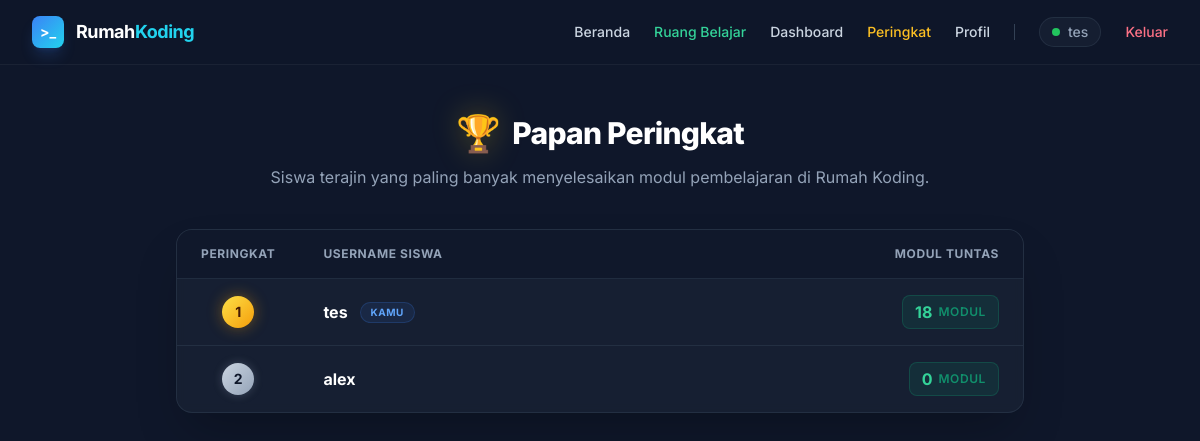
Page /leaderboard (signed in) on the committed database.
### tables this page shows
CREATE TABLE users (
            id INTEGER PRIMARY KEY AUTOINCREMENT,
            username TEXT UNIQUE NOT NULL,
            password TEXT NOT NULL,
            role TEXT DEFAULT 'student'
        );

### app.py (the view)
@app.route("/leaderboard")
def leaderboard():
    if "user_id" not in session:
        return redirect(url_for("login"))
    conn = sqlite3.connect(DB_PATH)
    conn.row_factory = sqlite3.Row
    cursor = conn.cursor()
    cursor.execute("""
        SELECT u.username,
               COUNT(up.materi_id) as total_selesai
        FROM users u
        LEFT JOIN user_progress up ON u.id = up.user_id AND up.status = 'selesai'
        WHERE u.role = 'student'
        GROUP BY u.id, u.username
        ORDER BY total_selesai DESC
        LIMIT 10
    """)
    leaderboard_data = cursor.fetchall()
    conn.close()
    return render_template("leaderboard.html", leaderboard_data=leaderboard_data)

### templates/leaderboard.html (shortened to what this page needs)
{% extends "base.html" %}
{% block content %}
<div class="max-w-4xl mx-auto px-6 py-12 w-full">
    <div class="text-center mb-10">
        <h1 class="text-3xl font-extrabold text-white tracking-tight mb-3 flex items-center justify-center gap-3">
            <span class="text-4xl drop-shadow-[0_0_15px_rgba(250,204,21,0.3)]">🏆</span> Papan Peringkat
        </h1>
        <p class="text-slate-400 text-sm md:text-base">
            Siswa terajin yang paling banyak menyelesaikan modul pembelajaran di Rumah Koding.
        </p>
    </div>
    <div class="bg-slate-800/50 border border-slate-700/50 rounded-2xl overflow-hidden shadow-2xl backdrop-blur-sm">
        <div class="overflow-x-auto">
            <table class="w-full text-left border-collapse">
                <thead>
                    <tr class="bg-slate-900/80 border-b border-slate-700/50 text-slate-400 text-xs uppercase tracking-wider font-semibold">
                        <th class="py-4 px-6 w-24 text-center">Peringkat</th>
                        <th class="py-4 px-6">Username Siswa</th>
                        <th class="py-4 px-6 text-right">Modul Tuntas</th>
                    </tr>
                </thead>
                <tbody class="divide-y divide-slate-700/50">
                    {% for row in leaderboard_data %}
                    <tr class="hover:bg-slate-800/40 transition-colors group">
                        <td class="py-4 px-6 text-center">
                            {% if loop.index == 1 %}
                                <div class="inline-flex items-center justify-center w-8 h-8 rounded-full bg-gradient-to-br from-yellow-300 to-amber-500 text-amber-950 font-bold text-sm shadow-[0_0_15px_rgba(245,158,11,0.4)] transform group-hover:scale-110 transition-transform">1</div>
                            {% elif loop.index == 2 %}
                                <div class="inline-flex items-center justify-center w-8 h-8 rounded-full bg-gradient-to-br from-slate-300 to-slate-400 text-slate-900 font-bold text-sm shadow-[0_0_10px_rgba(148,163,184,0.3)] transform group-hover:scale-110 transition-transform">2</div>
                            {% elif loop.index == 3 %}
                                <div class="inline-flex items-center justify-center w-8 h-8 rounded-full bg-gradient-to-br from-orange-400 to-orange-600 text-white font-bold text-sm shadow-[0_0_10px_rgba(234,88,12,0.3)] transform group-hover:scale-110 transition-transform">3</div>
                            {% else %}
                                <div class="inline-flex items-center justify-center w-8 h-8 rounded-full bg-slate-800 text-slate-400 font-medium text-sm border border-slate-700">
                                    {{ loop.index }}
                                </div>
                            {% endif %}
                        </td>
                        <td class="py-4 px-6">
                            <div class="flex items-center gap-3">
                                <span class="font-bold text-white text-base">{{ row.username }}</span>
                                {% if row.username == session.get('username') %}
                                    <span class="px-2.5 py-0.5 rounded-full bg-blue-500/10 border border-blue-500/20 text-blue-400 text-[10px] font-bold uppercase tracking-wider">
                                        Kamu
                                    </span>
                                {% endif %}
                            </div>
                        </td>
                        <td class="py-4 px-6 text-right">
                            <div class="inline-flex items-center gap-1.5 font-bold text-emerald-400 bg-emerald-500/10 px-3 py-1 rounded-lg border border-emerald-500/20">
                                {{ row.total_selesai }} <span class="text-emerald-500/70 text-xs uppercase tracking-wider font-semibold">Modul</span>
                            </div>
                        </td>
                    </tr>
                    {% else %}
                    <tr>
                        <td colspan="3" class="py-12 text-center text-slate-500 text-sm">
                            Belum ada data peringkat siswa saat ini.
                        </td>
                    </tr>
                    {% endfor %}
                </tbody>
            </table>
        </div>
    </div>
</div>
{% endblock %}

### templates/base.html (shortened to what this page needs)
<!DOCTYPE html>
<html lang="id">
<head>
    <script src="https://cdn.tailwindcss.com"></script>
    <link rel="stylesheet" href="{{ url_for('static', filename='css/custom.css') }}?v={{ range(1, 10000) | random }}">
</head>
<body class="flex flex-col min-h-screen antialiased selection:bg-blue-500 selection:text-white">
    <header class="glass-nav sticky top-0 z-50 w-full transition-all duration-300">
        <div class="w-full px-8 h-16 flex items-center justify-between">
            <a href="/" class="flex items-center gap-3 group">
                <div class="w-8 h-8 rounded-lg bg-gradient-to-br from-blue-500 to-cyan-400 flex items-center justify-center text-white font-bold text-sm shadow-lg shadow-blue-500/20 group-hover:shadow-blue-500/40 transition-all duration-300">
                    &gt;_
                </div>
                <span class="text-lg font-bold tracking-tight text-white">
                    Rumah<span class="text-cyan-400">Koding</span>
                </span>
            </a>
            <nav class="hidden md:flex items-center gap-6">
                <a href="/" class="text-sm font-medium text-slate-300 hover:text-white transition-colors">Beranda</a>
                {% if session.get('user_id') %}
                    {% if session.get('role') == 'admin' %}
                        <a href="/admin" class="text-sm font-medium text-cyan-400 hover:text-cyan-300 transition-colors">Studio Admin</a>
                        <a href="/admin/users" class="text-sm font-medium bg-slate-800 text-slate-300 px-3 py-1.5 rounded-md border border-slate-700 hover:bg-slate-700 hover:text-white transition-all">👥 Data Siswa</a>
                        <a href="/admin/automation" class="text-xs font-semibold bg-cyan-600/20 text-cyan-400 border border-cyan-500/40 px-3 py-1.5 rounded-lg hover:bg-cyan-600 hover:text-white transition-all">🤖 Automation Studio</a>
                    {% elif session.get('role') == 'student' %}
                        <a href="/belajar" class="text-sm font-medium text-emerald-400 hover:text-emerald-300 transition-colors">Ruang Belajar</a>
                        <a href="/dashboard" class="text-sm font-medium text-slate-300 hover:text-white transition-colors">Dashboard</a>
                        <a href="/leaderboard" class="text-sm font-medium text-amber-400 hover:text-amber-300 transition-colors">Peringkat</a>
                    {% endif %}
                    <a href="/profil" class="text-sm font-medium text-slate-300 hover:text-white transition-colors">Profil</a>
                    <span class="text-sm font-medium text-slate-400 flex items-center gap-2 bg-slate-800/50 px-3 py-1 rounded-full border border-slate-700/50">
                        <span class="w-2 h-2 rounded-full bg-green-500"></span>
                        {{ session.get('username', 'User') }}
                    </span>
                    <a href="/logout" class="text-sm font-medium text-rose-400 hover:text-rose-300 transition-colors">Keluar</a>
                {% else %}
                    <a href="/login" class="text-sm font-medium text-slate-300 hover:text-white transition-colors">Masuk</a>
                    <a href="/register" class="text-sm font-medium bg-blue-600 hover:bg-blue-500 text-white px-4 py-2 rounded-lg shadow-md shadow-blue-500/20 transition-all">Daftar Akun</a>
                {% endif %}
            </nav>
        </div>
    </header>
    <main class="flex-1 flex flex-col relative">
        {% block content %}{% endblock %}
    </main>
</body>
</html>

### static/css/custom.css (style rules this page uses)
body { background-color: #0f172a; color: #f8fafc; font-family: 'Inter', 'Segoe UI', Tahoma, Geneva, Verdana, sans-serif; overflow-x: hidden; }
.glass-nav { background: rgba(15, 23, 42, 0.75); backdrop-filter: blur(12px); -webkit-backdrop-filter: blur(12px); border-bottom: 1px solid rgba(255, 255, 255, 0.05); transition: all 0.3s ease-in-out; }
button, a, input, select { transition: all 0.2s ease-in-out; }

### rows in the picture
users: get "tes", shows "1", username "tes", shows "KAMU", total_selesai "18"
users: shows "2", username "alex", total_selesai "0"
